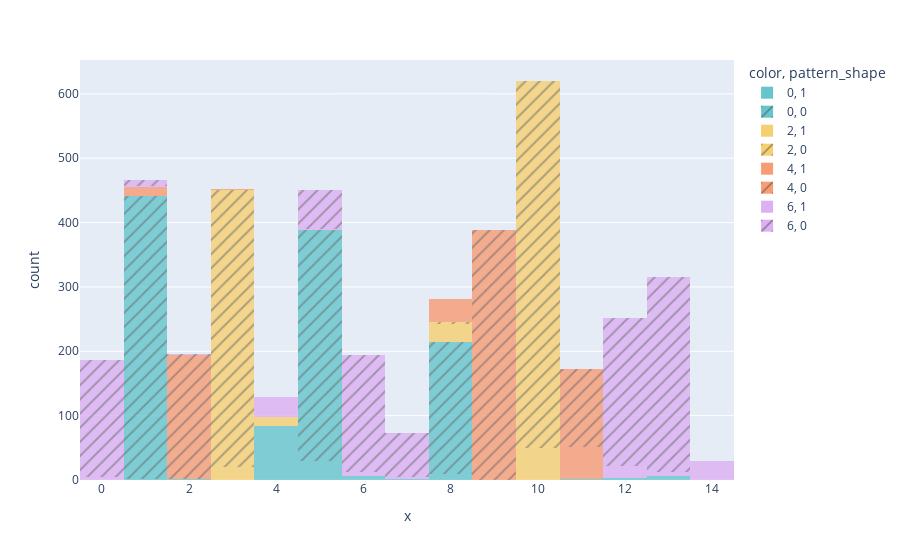

Notebook cell for this chart:
### Code cell
fig = px.histogram(
    color=pumps["model"], 
    x=cluster_labels, 
    pattern_shape=pumps['anomaly'], 
    opacity = 0.8,
    color_discrete_sequence=px.colors.qualitative.Pastel
)

fig.show()

# Looking at cluster 2 there are 3 different models but the ratio between normal and abnormal is great

### Figure 1 — Plotly figure (JSON) as saved in the notebook; plotly's stock layout.template omitted (floating-point values rounded to 4 significant figures; data arrays with more than 128 entries replaced by an {"elided": "..."} marker saying what was removed)
{"data": [{"alignmentgroup": "True", "bingroup": "x", "hovertemplate": "color=0<br>pattern_shape=1<br>x=%{x}<br>count=%{y}<extra></extra>", "legendgroup": "0, 1", "marker": {"color": "rgb(102, 197, 204)", "opacity": 0.8, "pattern": {"shape": ""}}, "name": "0, 1", "offsetgroup": "0, 1", "orientation": "v", "showlegend": true, "type": "histogram", "x": {"elided": "143 int values"}, "xaxis": "x", "yaxis": "y"}, {"alignmentgroup": "True", "bingroup": "x", "hovertemplate": "color=0<br>pattern_shape=0<br>x=%{x}<br>count=%{y}<extra></extra>", "legendgroup": "0, 0", "marker": {"color": "rgb(102, 197, 204)", "opacity": 0.8, "pattern": {"shape": "/"}}, "name": "0, 0", "offsetgroup": "0, 0", "orientation": "v", "showlegend": true, "type": "histogram", "x": {"elided": "1006 int values"}, "xaxis": "x", "yaxis": "y"}, {"alignmentgroup": "True", "bingroup": "x", "hovertemplate": "color=2<br>pattern_shape=1<br>x=%{x}<br>count=%{y}<extra></extra>", "legendgroup": "2, 1", "marker": {"color": "rgb(246, 207, 113)", "opacity": 0.8, "pattern": {"shape": ""}}, "name": "2, 1", "offsetgroup": "2, 1", "orientation": "v", "showlegend": true, "type": "histogram", "x": [10, 10, 10, 10, 10, 10, 10, 10, 10, 10, 10, 10, 10, 10, 10, 10, 10, 10, 10, 10, 10, 10, 10, 10, 10, 10, 10, 10, 10, 10, 10, 10, 10, 10, 10, 10, 10, 10, 10, 10, 10, 10, 10, 10, 10, 10, 10, 10, 10, 10, 3, 3, 3, 3, 3, 3, 3, 3, 3, 3, 3, 3, 3, 3, 3, 3, 3, 3, 3, 3, 4, 4, 4, 4, 4, 4, 4, 4, 4, 8, 4, 4, 8, 8, 8, 8, 8, 4, 8, 8, 8, 4, 4, 8, 8, 8, 8, 8, 8, 8, 8, 8, 8, 8, 8, 8, 8, 8, 8, 8, 8], "xaxis": "x", "yaxis": "y"}, {"alignmentgroup": "True", "bingroup": "x", "hovertemplate": "color=2<br>pattern_shape=0<br>x=%{x}<br>count=%{y}<extra></extra>", "legendgroup": "2, 0", "marker": {"color": "rgb(246, 207, 113)", "opacity": 0.8, "pattern": {"shape": "/"}}, "name": "2, 0", "offsetgroup": "2, 0", "orientation": "v", "showlegend": true, "type": "histogram", "x": {"elided": "1005 int values"}, "xaxis": "x", "yaxis": "y"}, {"alignmentgroup": "True", "bingroup": "x", "hovertemplate": "color=4<br>pattern_shape=1<br>x=%{x}<br>count=%{y}<extra></extra>", "legendgroup": "4, 1", "marker": {"color": "rgb(248, 156, 116)", "opacity": 0.8, "pattern": {"shape": ""}}, "name": "4, 1", "offsetgroup": "4, 1", "orientation": "v", "showlegend": true, "type": "histogram", "x": [11, 11, 11, 11, 11, 11, 11, 11, 11, 11, 11, 11, 11, 11, 11, 11, 11, 11, 11, 11, 1, 11, 11, 11, 11, 11, 11, 11, 11, 11, 11, 11, 11, 11, 11, 11, 11, 11, 11, 11, 11, 11, 11, 11, 11, 11, 11, 11, 11, 11, 8, 8, 8, 8, 8, 1, 1, 1, 1, 11, 1, 1, 1, 1, 1, 1, 1, 3, 1, 1, 8, 8, 8, 8, 8, 8, 8, 8, 8, 8, 8, 8, 8, 8, 8, 8, 8, 8, 8, 8, 8, 8, 8, 8, 8, 8, 8, 8, 8, 8], "xaxis": "x", "yaxis": "y"}, {"alignmentgroup": "True", "bingroup": "x", "hovertemplate": "color=4<br>pattern_shape=0<br>x=%{x}<br>count=%{y}<extra></extra>", "legendgroup": "4, 0", "marker": {"color": "rgb(248, 156, 116)", "opacity": 0.8, "pattern": {"shape": "/"}}, "name": "4, 0", "offsetgroup": "4, 0", "orientation": "v", "showlegend": true, "type": "histogram", "x": {"elided": "702 int values"}, "xaxis": "x", "yaxis": "y"}, {"alignmentgroup": "True", "bingroup": "x", "hovertemplate": "color=6<br>pattern_shape=1<br>x=%{x}<br>count=%{y}<extra></extra>", "legendgroup": "6, 1", "marker": {"color": "rgb(220, 176, 242)", "opacity": 0.8, "pattern": {"shape": ""}}, "name": "6, 1", "offsetgroup": "6, 1", "orientation": "v", "showlegend": true, "type": "histogram", "x": [5, 6, 12, 13, 14, 14, 14, 14, 14, 14, 14, 14, 14, 14, 14, 14, 14, 14, 14, 14, 14, 14, 14, 14, 14, 14, 14, 14, 14, 14, 14, 14, 14, 14, 4, 4, 4, 4, 4, 4, 4, 4, 4, 4, 4, 4, 4, 4, 4, 4, 4, 4, 4, 4, 4, 4, 4, 4, 4, 4, 4, 4, 4, 4, 4, 12, 12, 12, 6, 6, 6, 6, 12, 12, 0, 12, 13, 12, 12, 12, 13, 0, 12, 0, 12, 0, 7, 13, 13, 12, 7, 12, 13, 12, 1, 12, 12, 6, 0, 12, 12, 7], "xaxis": "x", "yaxis": "y"}, {"alignmentgroup": "True", "bingroup": "x", "hovertemplate": "color=6<br>pattern_shape=0<br>x=%{x}<br>count=%{y}<extra></extra>", "legendgroup": "6, 0", "marker": {"color": "rgb(220, 176, 242)", "opacity": 0.8, "pattern": {"shape": "/"}}, "name": "6, 0", "offsetgroup": "6, 0", "orientation": "v", "showlegend": true, "type": "histogram", "x": {"elided": "1036 int values"}, "xaxis": "x", "yaxis": "y"}], "layout": {"barmode": "relative", "legend": {"title": {"text": "color, pattern_shape"}, "tracegroupgap": 0}, "margin": {"t": 60}, "xaxis": {"anchor": "y", "domain": [0, 1], "title": {"text": "x"}}, "yaxis": {"anchor": "x", "domain": [0, 1], "title": {"text": "count"}}}}
